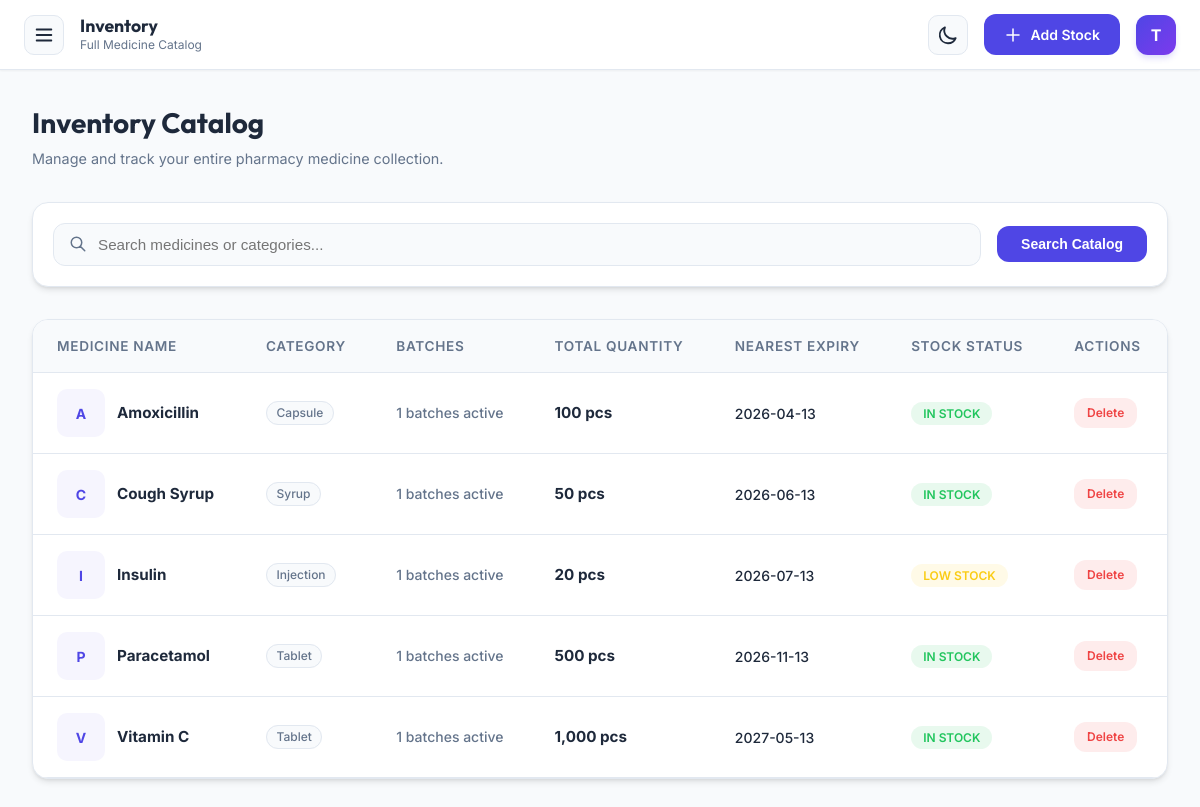
Screenshot of /product/medicines.php (signed in) with the database file from the repository.
### tables this page shows
CREATE TABLE `medicines` (
  `id` int(11) NOT NULL AUTO_INCREMENT,
  `name` varchar(100) DEFAULT NULL,
  `generic_name` varchar(100) DEFAULT NULL,
  `category` enum('Tablet','Syrup','Capsule','Injection') DEFAULT NULL,
  `min_stock_level` int(11) DEFAULT 10,
  PRIMARY KEY (`id`)
);

### auth/security.php (called while the page is built, shortened)
<?php
function e($string) {
    return htmlspecialchars($string, ENT_QUOTES, 'UTF-8');
}
?>

### product/medicines.php (the view, shortened to what this page needs)
<?php
require_once '../auth/security.php';
require_once '../includes/db_connection.php';
$search = isset($_GET['search']) ? trim($_GET['search']) : '';
$where_clause = "";
$params = [];
$query = "SELECT m.id, m.name, m.category,
          COUNT(b.id) as batch_count,
          SUM(b.quantity) as total_qty,
          MIN(b.expiry_date) as nearest_expiry
          FROM medicines m
          LEFT JOIN batches b ON m.id = b.medicine_id
          $where_clause
          GROUP BY m.id
          ORDER BY m.name ASC";
$stmt = $pdo->prepare($query);
$stmt->execute($params);
$medicines = $stmt->fetchAll();
?>
<!DOCTYPE html>
<html lang="en">
<head>
    <link rel="stylesheet" href="../assets/css/style.css">
</head>
<body>
    <div class="app-wrapper">
        <div class="page-body">
            <header class="topnav">
                <div class="topnav-left">
                    <button class="hamburger" onclick="toggleSidebar()" title="Toggle Menu">
                        <svg width="22" height="22" fill="none" stroke="currentColor" viewBox="0 0 24 24"><path stroke-linecap="round" stroke-linejoin="round" stroke-width="2" d="M4 6h16M4 12h16M4 18h16"/></svg>
                    </button>
                    <div class="topnav-breadcrumb">
                        <span class="topnav-title">Inventory</span>
                        <span class="topnav-sub">Full Medicine Catalog</span>
                    </div>
                </div>
                <div class="topnav-right">
                    <button class="hamburger" onclick="toggleTheme()" title="Toggle Dark Mode">
                        <svg id="theme-icon-moon" width="22" height="22" fill="none" stroke="currentColor" viewBox="0 0 24 24"><path stroke-linecap="round" stroke-linejoin="round" stroke-width="2" d="M20.354 15.354A9 9 0 018.646 3.646 9.003 9.003 0 0012 21a9.003 9.003 0 008.354-5.646z"/></svg>
                    </button>
                    <?php if (($_SESSION['role'] ?? 'user') === 'admin'): ?>
                    <a href="../actions/add_stock.php" class="topnav-btn">
                        <svg width="18" height="18" fill="none" stroke="currentColor" viewBox="0 0 24 24"><path stroke-linecap="round" stroke-linejoin="round" stroke-width="2" d="M12 4v16m8-8H4"/></svg>
                        Add Stock
                    </a>
                    <?php endif; ?>
                    <div class="topnav-avatar">
                        <?php echo strtoupper(substr($_SESSION['username'], 0, 1)); ?>
                    </div>
                </div>
            </header>
            <main class="main-content">
                <div style="margin-bottom: 2rem;">
                    <h1 style="font-size: 1.75rem; margin-bottom: 0.25rem;">Inventory Catalog</h1>
                    <p style="color: var(--text-muted); font-size: 0.9rem;">Manage and track your entire pharmacy medicine collection.</p>
                </div>
                <div class="card" style="padding: 1.25rem; margin-bottom: 2rem;">
                    <form method="GET" style="display: flex; gap: 1rem; align-items: center;">
                        <div style="position: relative; flex: 1;">
                            <svg style="position: absolute; left: 1rem; top: 50%; transform: translateY(-50%); color: var(--text-muted);" width="18" height="18" fill="none" stroke="currentColor" viewBox="0 0 24 24"><path stroke-linecap="round" stroke-linejoin="round" stroke-width="2" d="M21 21l-6-6m2-5a7 7 0 11-14 0 7 7 0 0114 0z"></path></svg>
                            <input type="text" name="search" placeholder="Search medicines or categories..." value="<?php echo e($search); ?>" style="padding-left: 2.75rem; background: var(--background);">
                        </div>
                        <button type="submit" class="btn btn-primary" style="padding-left: 1.5rem; padding-right: 1.5rem;">Search Catalog</button>
                    </form>
                </div>
                <div class="card" style="padding: 0;">
                    <div class="table-container">
                        <table>
                            <thead>
                                <tr>
                                    <th>Medicine Name</th>
                                    <th>Category</th>
                                    <th>Batches</th>
                                    <th>Total Quantity</th>
                                    <th>Nearest Expiry</th>
                                    <th>Stock Status</th>
                                    <th>Actions</th>
                                </tr>
                            </thead>
                            <tbody>
                                <?php foreach ($medicines as $med):
                                    $status = 'In Stock';
                                    $badge = 'badge-success';
                                    if ($med['total_qty'] <= 0) {
                                        $status = 'Out of Stock';
                                        $badge = 'badge-danger';
                                    } elseif ($med['total_qty'] < 50) {
                                        $status = 'Low Stock';
                                        $badge = 'badge-warning';
                                    }
                                ?>
                                    <tr>
                                        <td>
                                            <div style="display: flex; align-items: center; gap: 0.75rem;">
                                                <div style="width: 48px; height: 48px; background: rgba(79, 70, 229, 0.05); border-radius: 10px; overflow: hidden; display: flex; align-items: center; justify-content: center;">
                                                    <?php if (!empty($med['image_url']) && file_exists($med['image_url'])): ?>
                                                        <img src="<?php echo $med['image_url']; ?>" alt="<?php echo e($med['name']); ?>" style="width: 100%; height: 100%; object-fit: cover;">
                                                    <?php else: ?>
                                                        <div style="color: var(--primary); font-weight: 700; font-size: 0.875rem;">
                                                            <?php echo strtoupper(substr($med['name'], 0, 1)); ?>
                                                        </div>
                                                    <?php endif; ?>
                                                </div>
                                                <strong style="color: var(--text-main); font-size: 0.95rem;"><?php echo e($med['name']); ?></strong>
                                            </div>
                                        </td>
                                        <td><span class="category-pill"><?php echo e($med['category']); ?></span></td>
                                        <td><span style="font-size: 0.875rem; color: var(--text-muted); font-weight: 500;"><?php echo (int)$med['batch_count']; ?> batches active</span></td>
                                        <td style="font-weight: 700; color: var(--text-main);"><?php echo number_format($med['total_qty'] ?: 0); ?> pcs</td>
                                        <td>
                                            <?php if($med['nearest_expiry']): ?>
                                                <div style="font-size: 0.875rem; font-weight: 500;"><?php echo e($med['nearest_expiry']); ?></div>
                                            <?php else: ?>
                                                <span style="color: var(--text-muted); font-size: 0.8125rem;">N/A</span>
                                            <?php endif; ?>
                                        </td>
                                        <td><span class="badge <?php echo $badge; ?>"><?php echo $status; ?></span></td>
                                        <td>
                                            <?php if (($_SESSION['role'] ?? 'user') === 'admin'): ?>
                                                <a href="../actions/delete_medicine.php?id=<?php echo $med['id']; ?>" class="btn btn-danger" style="padding: 0.4rem 0.8rem; font-size: 0.75rem; background: rgba(239, 68, 68, 0.1); color: var(--danger);" onclick="event.preventDefault(); showConfirm('Delete Medicine?', 'Are you sure you want to remove this medicine and all its associated batches?', () => window.location.href = this.href);">Delete</a>
                                            <?php else: ?>
                                                <button onclick="addToCart(<?php echo $med['id']; ?>, '<?php echo addslashes($med['name']); ?>')" class="btn btn-primary" style="padding: 0.4rem 0.8rem; font-size: 0.75rem;" <?php echo $med['total_qty'] <= 0 ? 'disabled' : ''; ?>>
                                                    Add to Cart
                                                </button>
                                            <?php endif; ?>
                                        </td>
                                    </tr>
                                <?php endforeach; ?>
                            </tbody>
                        </table>
                    </div>
                </div>
            </main>
        </div>
    </div>
</body>
</html>

### rows the page displays
medicines: name "A", name "Amoxicillin", category "Capsule", batch_count "1", total_qty "100", nearest_expiry "2026-04-13", status "IN STOCK"
medicines: name "C", name "Cough Syrup", category "Syrup", batch_count "1", total_qty "50", nearest_expiry "2026-06-13", status "IN STOCK"
medicines: name "I", name "Insulin", category "Injection", batch_count "1", total_qty "20", nearest_expiry "2026-07-13", status "LOW STOCK"
medicines: name "P", name "Paracetamol", category "Tablet", batch_count "1", total_qty "500", nearest_expiry "2026-11-13", status "IN STOCK"
medicines: name "V", name "Vitamin C", category "Tablet", batch_count "1", total_qty "1,000", nearest_expiry "2027-05-13", status "IN STOCK"

### other values shown
substr($_SESSION['username'], 0, 1) "T"
